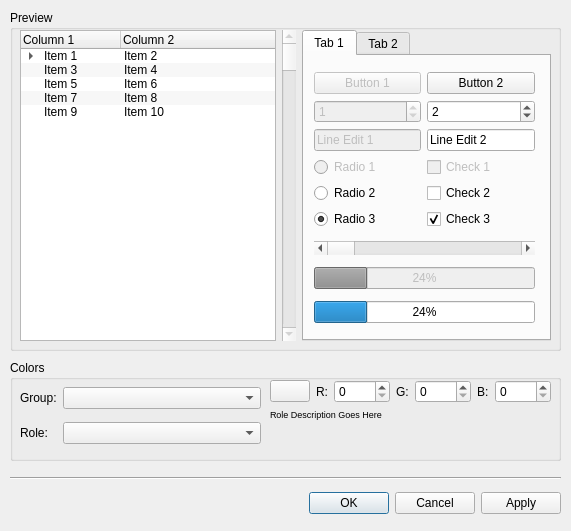
<ui version="4.0" >
 <class>PaletteEditor</class>
 <widget class="QWidget" name="PaletteEditor" >
  <property name="geometry" >
   <rect>
    <x>0</x>
    <y>0</y>
    <width>571</width>
    <height>531</height>
   </rect>
  </property>
  <property name="windowTitle" >
   <string>Form</string>
  </property>
  <widget class="QGroupBox" name="groupBox" >
   <property name="geometry" >
    <rect>
     <x>10</x>
     <y>360</y>
     <width>551</width>
     <height>101</height>
    </rect>
   </property>
   <property name="title" >
    <string>Colors</string>
   </property>
   <widget class="QWidget" name="gridLayout" >
    <property name="geometry" >
     <rect>
      <x>10</x>
      <y>20</y>
      <width>241</width>
      <height>71</height>
     </rect>
    </property>
    <layout class="QGridLayout" >
     <property name="margin" >
      <number>0</number>
     </property>
     <property name="spacing" >
      <number>6</number>
     </property>
     <item row="0" column="0" >
      <widget class="QLabel" name="label_2" >
       <property name="text" >
        <string>Group:</string>
       </property>
      </widget>
     </item>
     <item row="1" column="0" >
      <widget class="QLabel" name="label_3" >
       <property name="text" >
        <string>Role:</string>
       </property>
      </widget>
     </item>
     <item row="1" column="1" >
      <widget class="QComboBox" name="RoleCombo" />
     </item>
     <item row="0" column="1" >
      <widget class="QComboBox" name="GroupCombo" >
       <property name="sizePolicy" >
        <sizepolicy>
         <hsizetype>7</hsizetype>
         <vsizetype>0</vsizetype>
         <horstretch>0</horstretch>
         <verstretch>0</verstretch>
        </sizepolicy>
       </property>
      </widget>
     </item>
    </layout>
   </widget>
   <widget class="QWidget" name="verticalLayout_3" >
    <property name="geometry" >
     <rect>
      <x>260</x>
      <y>20</y>
      <width>281</width>
      <height>71</height>
     </rect>
    </property>
    <layout class="QVBoxLayout" >
     <property name="margin" >
      <number>0</number>
     </property>
     <property name="spacing" >
      <number>6</number>
     </property>
     <item>
      <layout class="QHBoxLayout" >
       <property name="margin" >
        <number>0</number>
       </property>
       <property name="spacing" >
        <number>6</number>
       </property>
       <item>
        <widget class="QPushButton" name="ColorButton" />
       </item>
       <item>
        <widget class="QLabel" name="label_7" >
         <property name="text" >
          <string>R:</string>
         </property>
        </widget>
       </item>
       <item>
        <widget class="QSpinBox" name="RBox" >
         <property name="sizePolicy" >
          <sizepolicy>
           <hsizetype>7</hsizetype>
           <vsizetype>0</vsizetype>
           <horstretch>0</horstretch>
           <verstretch>0</verstretch>
          </sizepolicy>
         </property>
         <property name="maximum" >
          <number>255</number>
         </property>
        </widget>
       </item>
       <item>
        <widget class="QLabel" name="label_5" >
         <property name="text" >
          <string>G:</string>
         </property>
        </widget>
       </item>
       <item>
        <widget class="QSpinBox" name="GBox" >
         <property name="sizePolicy" >
          <sizepolicy>
           <hsizetype>7</hsizetype>
           <vsizetype>0</vsizetype>
           <horstretch>0</horstretch>
           <verstretch>0</verstretch>
          </sizepolicy>
         </property>
         <property name="maximum" >
          <number>255</number>
         </property>
        </widget>
       </item>
       <item>
        <widget class="QLabel" name="label_6" >
         <property name="text" >
          <string>B:</string>
         </property>
        </widget>
       </item>
       <item>
        <widget class="QSpinBox" name="BBox" >
         <property name="sizePolicy" >
          <sizepolicy>
           <hsizetype>7</hsizetype>
           <vsizetype>0</vsizetype>
           <horstretch>0</horstretch>
           <verstretch>0</verstretch>
          </sizepolicy>
         </property>
         <property name="maximum" >
          <number>255</number>
         </property>
        </widget>
       </item>
      </layout>
     </item>
     <item>
      <widget class="QLabel" name="Description" >
       <property name="font" >
        <font>
         <pointsize>7</pointsize>
        </font>
       </property>
       <property name="text" >
        <string>Role Description Goes Here</string>
       </property>
       <property name="alignment" >
        <set>Qt::AlignLeading|Qt::AlignLeft|Qt::AlignTop</set>
       </property>
       <property name="wordWrap" >
        <bool>true</bool>
       </property>
      </widget>
     </item>
    </layout>
   </widget>
  </widget>
  <widget class="Line" name="line" >
   <property name="geometry" >
    <rect>
     <x>10</x>
     <y>470</y>
     <width>551</width>
     <height>16</height>
    </rect>
   </property>
   <property name="orientation" >
    <enum>Qt::Horizontal</enum>
   </property>
  </widget>
  <widget class="QGroupBox" name="PreviewBox" >
   <property name="geometry" >
    <rect>
     <x>10</x>
     <y>10</y>
     <width>551</width>
     <height>341</height>
    </rect>
   </property>
   <property name="autoFillBackground" >
    <bool>true</bool>
   </property>
   <property name="title" >
    <string>Preview</string>
   </property>
   <widget class="QWidget" name="horizontalLayout" >
    <property name="geometry" >
     <rect>
      <x>10</x>
      <y>20</y>
      <width>531</width>
      <height>311</height>
     </rect>
    </property>
    <layout class="QHBoxLayout" >
     <property name="margin" >
      <number>0</number>
     </property>
     <property name="spacing" >
      <number>6</number>
     </property>
     <item>
      <widget class="QTreeWidget" name="treeWidget" >
       <property name="alternatingRowColors" >
        <bool>true</bool>
       </property>
       <column>
        <property name="text" >
         <string>Column 1</string>
        </property>
       </column>
       <column>
        <property name="text" >
         <string>Column 2</string>
        </property>
       </column>
       <item>
        <property name="text" >
         <string>Item 1</string>
        </property>
        <property name="text" >
         <string>Item 2</string>
        </property>
        <item>
         <property name="text" >
          <string>Item A</string>
         </property>
         <property name="text" >
          <string>Item B</string>
         </property>
        </item>
        <item>
         <property name="text" >
          <string>Item C</string>
         </property>
         <property name="text" >
          <string>Item D</string>
         </property>
        </item>
        <item>
         <property name="text" >
          <string>Item E</string>
         </property>
         <property name="text" >
          <string>Item F</string>
         </property>
        </item>
       </item>
       <item>
        <property name="text" >
         <string>Item 3</string>
        </property>
        <property name="text" >
         <string>Item 4</string>
        </property>
       </item>
       <item>
        <property name="text" >
         <string>Item 5</string>
        </property>
        <property name="text" >
         <string>Item 6</string>
        </property>
       </item>
       <item>
        <property name="text" >
         <string>Item 7</string>
        </property>
        <property name="text" >
         <string>Item 8</string>
        </property>
       </item>
       <item>
        <property name="text" >
         <string>Item 9</string>
        </property>
        <property name="text" >
         <string>Item 10</string>
        </property>
       </item>
      </widget>
     </item>
     <item>
      <widget class="QScrollBar" name="verticalScrollBar" >
       <property name="enabled" >
        <bool>false</bool>
       </property>
       <property name="orientation" >
        <enum>Qt::Vertical</enum>
       </property>
      </widget>
     </item>
     <item>
      <widget class="QTabWidget" name="tabWidget" >
       <property name="enabled" >
        <bool>true</bool>
       </property>
       <property name="currentIndex" >
        <number>0</number>
       </property>
       <widget class="QWidget" name="tab" >
        <attribute name="title" >
         <string>Tab 1</string>
        </attribute>
        <widget class="QWidget" name="verticalLayout" >
         <property name="geometry" >
          <rect>
           <x>10</x>
           <y>10</y>
           <width>221</width>
           <height>264</height>
          </rect>
         </property>
         <layout class="QVBoxLayout" >
          <property name="margin" >
           <number>0</number>
          </property>
          <property name="spacing" >
           <number>6</number>
          </property>
          <item>
           <layout class="QGridLayout" >
            <property name="margin" >
             <number>0</number>
            </property>
            <property name="spacing" >
             <number>6</number>
            </property>
            <item row="4" column="1" >
             <widget class="QCheckBox" name="checkBox_2" >
              <property name="text" >
               <string>Check 2</string>
              </property>
             </widget>
            </item>
            <item row="0" column="0" >
             <widget class="QPushButton" name="pushButton" >
              <property name="enabled" >
               <bool>false</bool>
              </property>
              <property name="text" >
               <string>Button 1</string>
              </property>
             </widget>
            </item>
            <item row="2" column="1" >
             <widget class="QLineEdit" name="lineEdit_2" >
              <property name="text" >
               <string>Line Edit 2</string>
              </property>
             </widget>
            </item>
            <item row="0" column="1" >
             <widget class="QPushButton" name="pushButton_2" >
              <property name="text" >
               <string>Button 2</string>
              </property>
             </widget>
            </item>
            <item row="3" column="1" >
             <widget class="QCheckBox" name="checkBox" >
              <property name="enabled" >
               <bool>false</bool>
              </property>
              <property name="text" >
               <string>Check 1</string>
              </property>
             </widget>
            </item>
            <item row="1" column="0" >
             <widget class="QSpinBox" name="spinBox" >
              <property name="enabled" >
               <bool>false</bool>
              </property>
              <property name="value" >
               <number>1</number>
              </property>
             </widget>
            </item>
            <item row="3" column="0" >
             <widget class="QRadioButton" name="radioButton" >
              <property name="enabled" >
               <bool>false</bool>
              </property>
              <property name="text" >
               <string>Radio 1</string>
              </property>
             </widget>
            </item>
            <item row="4" column="0" >
             <widget class="QRadioButton" name="radioButton_2" >
              <property name="text" >
               <string>Radio 2</string>
              </property>
             </widget>
            </item>
            <item row="1" column="1" >
             <widget class="QSpinBox" name="spinBox_2" >
              <property name="value" >
               <number>2</number>
              </property>
             </widget>
            </item>
            <item row="2" column="0" >
             <widget class="QLineEdit" name="lineEdit" >
              <property name="enabled" >
               <bool>false</bool>
              </property>
              <property name="text" >
               <string>Line Edit 1</string>
              </property>
             </widget>
            </item>
            <item row="5" column="0" >
             <widget class="QRadioButton" name="radioButton_3" >
              <property name="text" >
               <string>Radio 3</string>
              </property>
              <property name="checked" >
               <bool>true</bool>
              </property>
             </widget>
            </item>
            <item row="5" column="1" >
             <widget class="QCheckBox" name="checkBox_3" >
              <property name="text" >
               <string>Check 3</string>
              </property>
              <property name="checked" >
               <bool>true</bool>
              </property>
             </widget>
            </item>
           </layout>
          </item>
          <item>
           <widget class="QScrollBar" name="horizontalScrollBar" >
            <property name="orientation" >
             <enum>Qt::Horizontal</enum>
            </property>
           </widget>
          </item>
          <item>
           <widget class="QProgressBar" name="progressBar_2" >
            <property name="enabled" >
             <bool>false</bool>
            </property>
            <property name="value" >
             <number>24</number>
            </property>
            <property name="orientation" >
             <enum>Qt::Horizontal</enum>
            </property>
           </widget>
          </item>
          <item>
           <widget class="QProgressBar" name="progressBar" >
            <property name="value" >
             <number>24</number>
            </property>
            <property name="orientation" >
             <enum>Qt::Horizontal</enum>
            </property>
           </widget>
          </item>
         </layout>
        </widget>
       </widget>
       <widget class="QWidget" name="tab_2" >
        <attribute name="title" >
         <string>Tab 2</string>
        </attribute>
        <widget class="QWidget" name="verticalLayout_2" >
         <property name="geometry" >
          <rect>
           <x>10</x>
           <y>10</y>
           <width>221</width>
           <height>261</height>
          </rect>
         </property>
         <layout class="QVBoxLayout" >
          <property name="margin" >
           <number>0</number>
          </property>
          <property name="spacing" >
           <number>6</number>
          </property>
          <item>
           <layout class="QGridLayout" >
            <property name="margin" >
             <number>0</number>
            </property>
            <property name="spacing" >
             <number>6</number>
            </property>
            <item row="0" column="1" >
             <widget class="QComboBox" name="comboBox_2" >
              <item>
               <property name="text" >
                <string>Combo 2</string>
               </property>
              </item>
              <item>
               <property name="text" >
                <string>Item 2</string>
               </property>
              </item>
              <item>
               <property name="text" >
                <string>Item 3</string>
               </property>
              </item>
             </widget>
            </item>
            <item row="0" column="0" >
             <widget class="QComboBox" name="comboBox" >
              <property name="enabled" >
               <bool>false</bool>
              </property>
              <item>
               <property name="text" >
                <string>Combo 1</string>
               </property>
              </item>
             </widget>
            </item>
            <item row="1" column="0" >
             <widget class="QComboBox" name="comboBox_3" >
              <property name="enabled" >
               <bool>false</bool>
              </property>
              <property name="editable" >
               <bool>true</bool>
              </property>
              <item>
               <property name="text" >
                <string>Combo 3</string>
               </property>
              </item>
             </widget>
            </item>
            <item row="1" column="1" >
             <widget class="QComboBox" name="comboBox_4" >
              <property name="editable" >
               <bool>true</bool>
              </property>
              <item>
               <property name="text" >
                <string>Combo 4</string>
               </property>
              </item>
              <item>
               <property name="text" >
                <string>Item 2</string>
               </property>
              </item>
              <item>
               <property name="text" >
                <string>Item 3</string>
               </property>
              </item>
             </widget>
            </item>
           </layout>
          </item>
          <item>
           <layout class="QHBoxLayout" >
            <property name="margin" >
             <number>0</number>
            </property>
            <property name="spacing" >
             <number>6</number>
            </property>
            <item>
             <widget class="QLabel" name="label" >
              <property name="text" >
               <string>Label 1</string>
              </property>
             </widget>
            </item>
            <item>
             <widget class="QSlider" name="horizontalSlider" >
              <property name="orientation" >
               <enum>Qt::Horizontal</enum>
              </property>
             </widget>
            </item>
           </layout>
          </item>
          <item>
           <widget class="QCalendarWidget" name="calendarWidget" />
          </item>
         </layout>
        </widget>
       </widget>
      </widget>
     </item>
    </layout>
   </widget>
  </widget>
  <widget class="QDialogButtonBox" name="ButtonBox" >
   <property name="geometry" >
    <rect>
     <x>10</x>
     <y>490</y>
     <width>551</width>
     <height>27</height>
    </rect>
   </property>
   <property name="orientation" >
    <enum>Qt::Horizontal</enum>
   </property>
   <property name="standardButtons" >
    <set>QDialogButtonBox::Apply|QDialogButtonBox::Cancel|QDialogButtonBox::NoButton|QDialogButtonBox::Ok</set>
   </property>
  </widget>
 </widget>
 <resources/>
 <connections/>
</ui>
